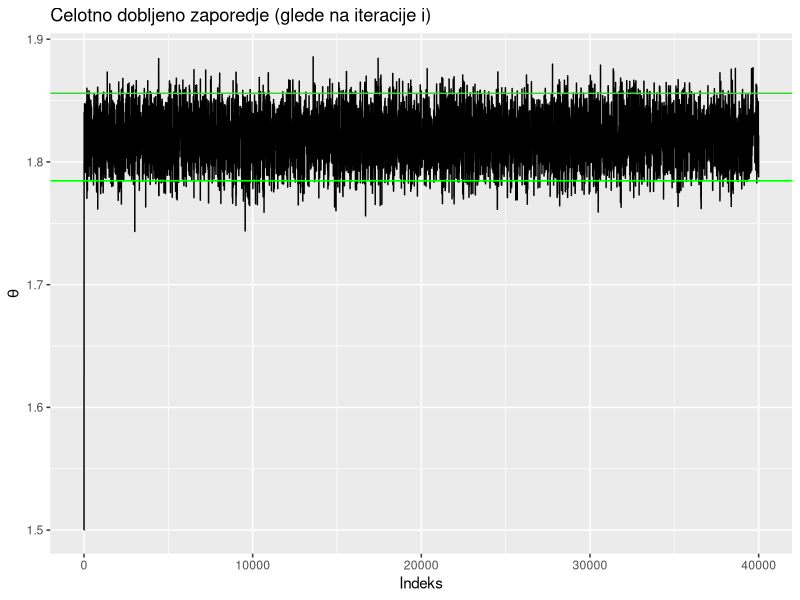
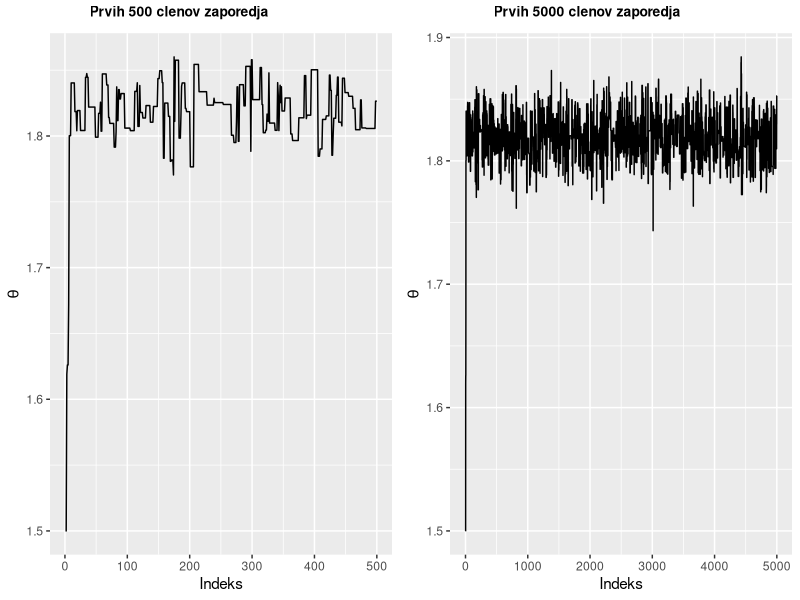
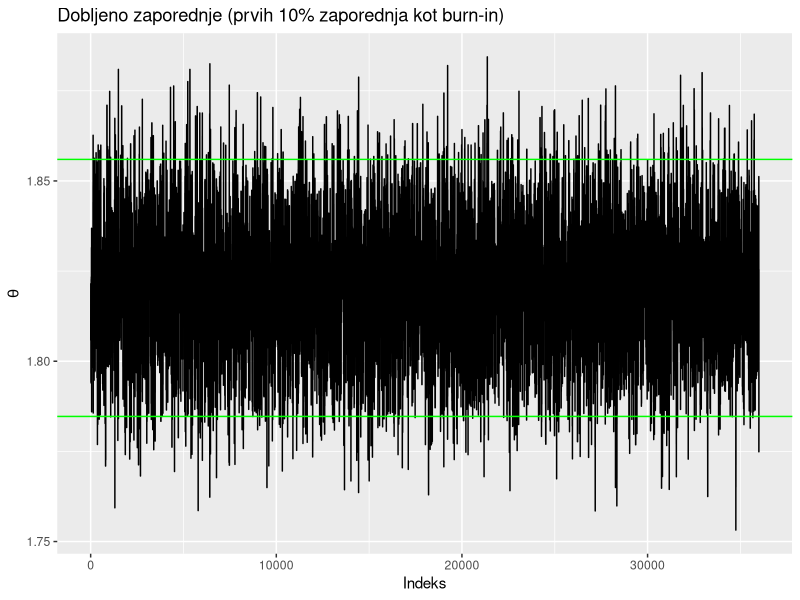

Recreate these plots in R, in order.
## ---- chunk 1
knitr::opts_chunk$set(echo = TRUE)
set.seed(123)
## ---- chunk 2
# Funkcija verjetja
verjetje <- function(theta, x, sigma){
  #cleni <- 1/(sqrt(2*pi)*sigma)* exp(-(x-theta)^2/(2*sigma^2))
  #return(prod(cleni))
  return(prod(dnorm(x, theta, sigma)))
}

# Apriorna porazdelitev
apriorna_porazdelitev <- function(theta, mu_0, sigma_0){
  return(dnorm(theta, mu_0, sigma_0))
}

#q funkcija
q <- function(theta_zvezdica, theta, sigma) { 
  return(dnorm(theta_zvezdica, theta, sigma))
}
## ---- chunk 3
metropolis_hastings <- function(n_itr, x, theta_zacetek, sigma, mu_0, sigma_0){
  # n_itr = ponovitve
  # x = podatki
  # theta_zacetek = theta s katero zacnemo in jo posodabljamo
  # sigma = sigma zacetnega modela
  # mu_0 in sigma_0 = parametra apriorne porazdelitve
  
  # Prazen vektor za shranjevanje
  theta <- numeric(n_itr)
  # Zacetna vrednost thete
  theta[1] <- theta_zacetek
    
  for(i in 2:n_itr){
    # Nova theta
    theta_zvezdica <- rnorm(1, theta[i - 1], sigma)
        
    # aposteriorna in verjetje s theta_zvezdica
    aposteriorna_zvezdica <- apriorna_porazdelitev(theta_zvezdica, mu_0, sigma_0)
    verjetje_zvezdica <- verjetje(theta_zvezdica, x, sigma)
    q_zvezdica <- q(theta[i - 1], theta_zvezdica, sigma)
        
    # aposteriorna in verjetje s theta_i
    aposteriorna_i <- apriorna_porazdelitev(theta[i - 1], mu_0, sigma_0)
    verjetje_i <- verjetje(theta[i - 1], x, sigma)
    q_i <- q(theta_zvezdica, theta[i - 1], sigma)
        
    # alpha
    alpha <- min(1, (aposteriorna_zvezdica * verjetje_zvezdica * q_zvezdica) / (aposteriorna_i * verjetje_i * q_i))
         
    # sprejmemo ali zavrnemo
    if(runif(1) < alpha){
        theta[i] <- theta_zvezdica # "accept" -> min(1, A)
        } 
    else{
      theta[i] <- theta[i - 1] # "reject"  -> theta_i
      }
    }

  return(theta)
}

## ---- chunk 4
# Nastavitev parametrov
n_itr <- 40000 

x <- c(1.91, 1.94, 1.68, 1.75, 1.81, 1.83, 1.91, 1.95, 1.77, 1.98, 
       1.81, 1.75, 1.89, 1.89, 1.83, 1.89, 1.99, 1.65, 1.82, 1.65, 
       1.73, 1.73, 1.88, 1.81, 1.84, 1.83, 1.84, 1.72, 1.91, 1.63)

theta_zacetek <- 1.5

sigma <- 0.1
mu_0 <- 1.78
sigma_0 <- 0.2

# Test algoritma
theta <- metropolis_hastings(n_itr, x, theta_zacetek, sigma, mu_0, sigma_0)

## ---- chunk 5
# Prava aposteriorna porazdelitev
n <- length(x)

prec <- 1/sigma^2 
prec0 <- 1/sigma_0^2
prec.n <- prec0 + n*prec 
sigma.n <- sqrt(1/prec.n)

mu.n <- prec0/prec.n * mu_0 + n*prec/prec.n * mean(x)
## ---- chunk 6
df <- data.frame(theta = theta)

library(ggplot2)
ggplot(df, aes(x=1:nrow(df), y=theta)) +
    geom_line() +
    labs(title="Celotno dobljeno zaporedje (glede na iteracije i)",
         x="Indeks",
         y=expression(theta)) +
    # zelena crta
    geom_hline(yintercept = c(qnorm(0.025, mu.n, sigma.n),qnorm(0.975, mu.n, sigma.n)),
               color = "green")
## ---- chunk 7
library(knitr)
library(dplyr)

g1 <- ggplot(df %>% slice(1:500), aes(x=1:500, y=theta)) +
    geom_line() +
    labs(title="",
         x="Indeks",
         y=expression(theta))

g2 <-ggplot(df %>% slice(1:5000), aes(x=1:5000, y=theta)) +
    geom_line() +
    labs(title="",
         x="Indeks",
         y=expression(theta))

library(ggpubr)
ggarrange(g1, g2,
          labels = c("Prvih 500 clenov zaporedja", 
                     "Prvih 5000 clenov zaporedja"),
          font.label = list(size = 10),
          ncol = 2)
## ---- chunk 8
metropolis_hastings_burn_in <- function(n_itr, x, theta_zacetek, sigma, mu_0, sigma_0, burn_in = FALSE){
  # n_itr = ponovitve
  # x = podatki
  # theta_zacetek = theta s katero zacnemo in jo posodabljamo
  # sigma = sigma zacetnega modela
  # mu_0 in sigma_0 = parametra apriorne porazdelitve
  
  # Prazen vektor za shranjevanje
  theta <- numeric(n_itr)
  # Zacetna vrednost thete
  theta[1] <- theta_zacetek
    
  for(i in 2:n_itr){
    # Nova theta
    theta_zvezdica <- rnorm(1, theta[i - 1], sigma)
        
    # aposteriorna in verjetje s theta_zvezdica
    aposteriorna_zvezdica <- apriorna_porazdelitev(theta_zvezdica, mu_0, sigma_0)
    verjetje_zvezdica <- verjetje(theta_zvezdica, x, sigma)
    q_zvezdica <- q(theta[i - 1], theta_zvezdica, sigma)
        
    # aposteriorna in verjetje s theta_i
    aposteriorna_i <- apriorna_porazdelitev(theta[i - 1], mu_0, sigma_0)
    verjetje_i <- verjetje(theta[i - 1], x, sigma)
    q_i <- q(theta_zvezdica, theta[i - 1], sigma)
        
    # alpha
    alpha <- min(1, (aposteriorna_zvezdica * verjetje_zvezdica * q_zvezdica) / (aposteriorna_i * verjetje_i * q_i))
         
    # sprejmemo ali zavrnemo
    if(runif(1) < alpha){
        theta[i] <- theta_zvezdica # "accept" -> min(1, A)
        } 
    else{
      theta[i] <- theta[i - 1] # "reject"  -> theta_i
      }
    }
  
  # v primeru burn in (odstranimo prvih 10% vzorca)
  n_burn_in = n_itr*0.1
  theta = theta[n_burn_in:length(theta)]
  
  return(theta)
}


# Test algoritma
theta <- metropolis_hastings_burn_in(n_itr, x, theta_zacetek, sigma, mu_0, sigma_0)

# risanje
df <- data.frame(theta = theta)
ggplot(df, aes(x=1:length(theta), y=theta)) +
    geom_line() +
    labs(title="Dobljeno zaporednje (prvih 10% zaporednja kot burn-in)",
         x="Indeks",
         y=expression(theta)) +
    # zelena crta
    geom_hline(yintercept = c(qnorm(0.025, mu.n, sigma.n),qnorm(0.975, mu.n, sigma.n)),
               color = "green")
